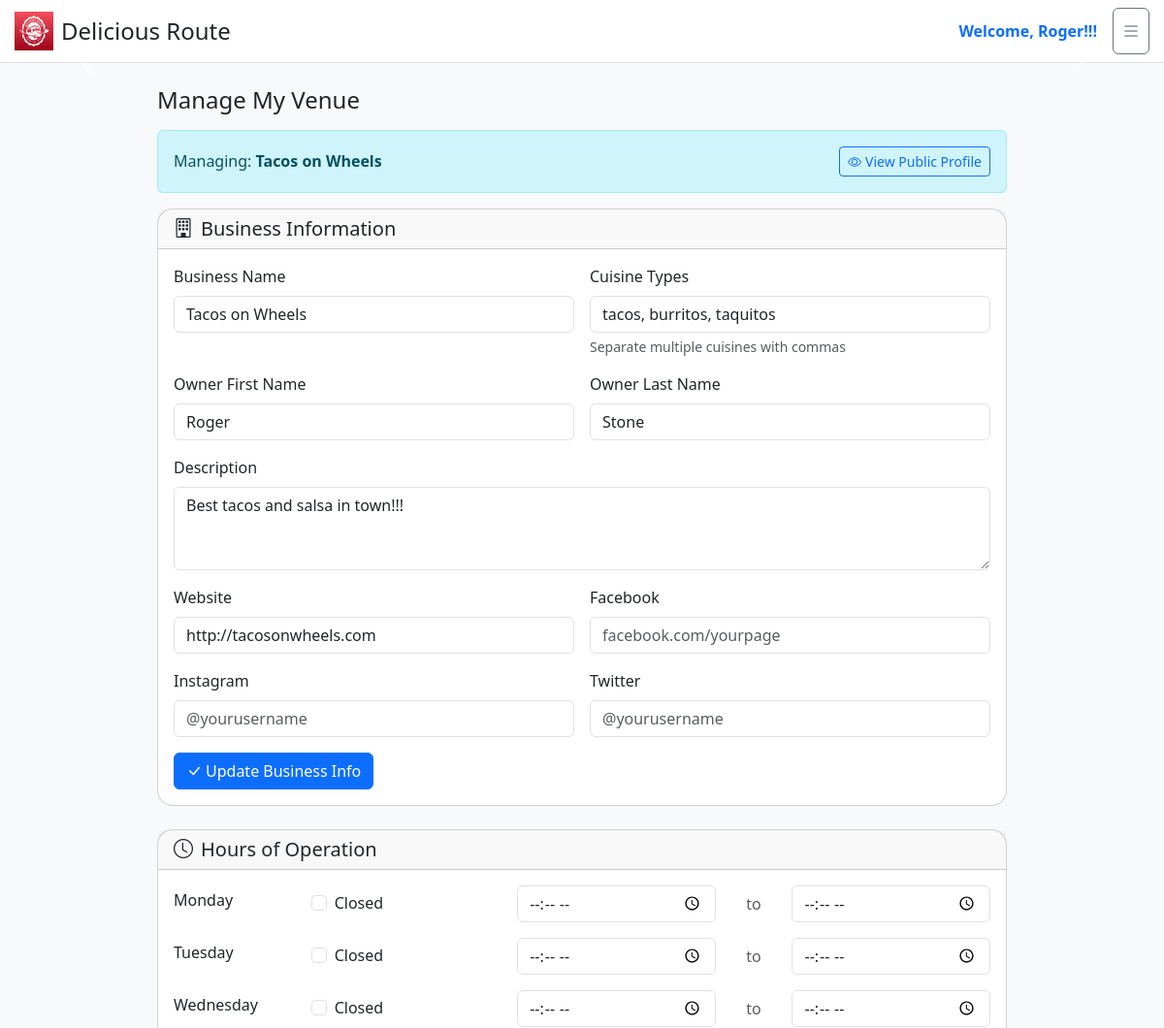
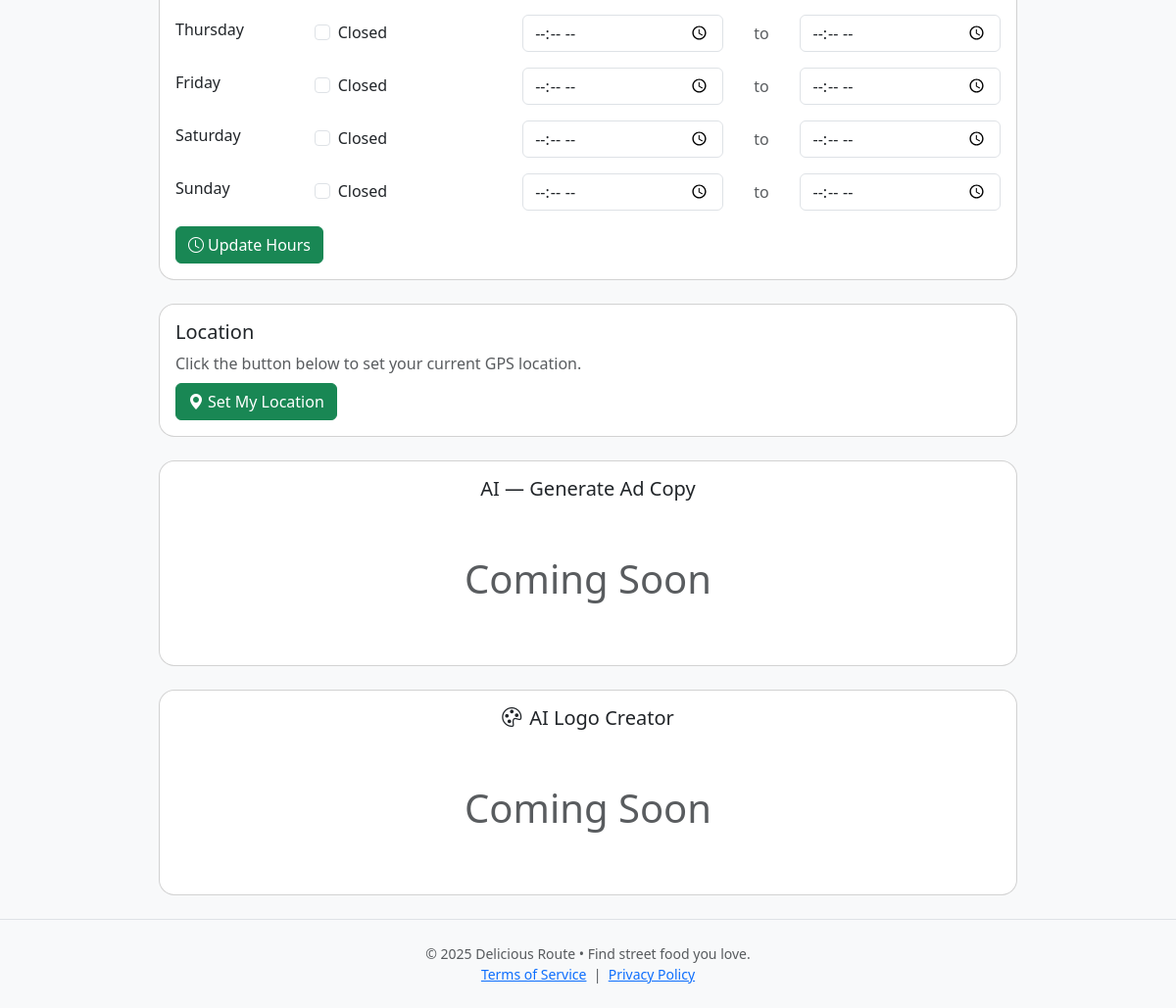
The page /manage (signed in) on the database its author committed (2 pictures, top to bottom).
### tables this page shows
CREATE TABLE vendors (
  id INTEGER PRIMARY KEY AUTOINCREMENT,
  owner_user_id INTEGER NOT NULL,
  name TEXT NOT NULL,
  cuisine TEXT,
  description TEXT,
  logo_url TEXT,
  website TEXT,
  socials TEXT,
  is_active INTEGER DEFAULT 1,
  lat REAL,
  lng REAL,
  last_updated TIMESTAMP, social_facebook TEXT, social_instagram TEXT, social_twitter TEXT, current_city TEXT, current_address TEXT, first_name TEXT, last_name TEXT, address TEXT,
  FOREIGN KEY(owner_user_id) REFERENCES users(id) ON DELETE CASCADE
);

### app.py (the view)
@app.route("/manage")
@flask_login_required
@role_required("vendor", "admin")
def manage():
    vendor = get_current_vendor()
    return render_template("manage.html", vendor=vendor)

### app.py (called while the page is built)
@login_manager.user_loader
def load_user(user_id):
    db = get_db()
    row = db.execute("SELECT * FROM users WHERE id=?", (user_id,)).fetchone()
    return User(row) if row else None

def role_required(*roles):
    def decorator(fn):
        @wraps(fn)
        def wrapper(*args, **kwargs):
            if not current_user.is_authenticated or current_user.role not in roles:
                return render_template("errors.html", code=403, message="Access denied"), 403
            return fn(*args, **kwargs)
        return wrapper
    return decorator

def get_db():
    if "db" not in g:
        g.db = sqlite3.connect(app.config["DATABASE"])
        g.db.row_factory = sqlite3.Row
    return g.db

def get_current_vendor():
    if not current_user.is_authenticated:
        return None
    db = get_db()
    vendor = db.execute(
        "SELECT * FROM vendors WHERE owner_user_id=?",
        (current_user.id,),
    ).fetchone()
    return vendor

@app.context_processor
def inject_user_data():
    if current_user.is_authenticated:
        current_vendor = get_current_vendor() if current_user.role == "vendor" else None
        user_first_name = None
        if current_user.role == "vendor" and current_vendor:
            try:
                first_name = current_vendor['first_name']
                if first_name:
                    user_first_name = first_name
            except (KeyError, IndexError):
                pass
        if not user_first_name and current_user.name:
            user_first_name = current_user.name.split()[0] if current_user.name else None
        return {
            'current_vendor': current_vendor,
            'user_first_name': user_first_name
        }
    return {
        'current_vendor': None,
        'user_first_name': None
    }

### templates/manage.html (shortened to what this page needs)
{% extends 'base.html' %}
{% block content %}
<section class="container my-4" style="max-width:900px;">
<h2 class="h4 mb-3">Manage My Venue</h2>
{% if vendor %}
<div class="alert alert-info d-flex justify-content-between align-items-center">
  <span>Managing: <strong>{{ vendor.name }}</strong></span>
  <a href="{{ url_for('vendor_profile', vendor_id=vendor.id) }}" class="btn btn-outline-primary btn-sm">
    <i class="bi bi-eye me-1"></i>View Public Profile
  </a>
</div>
<div class="card mb-4">
  <div class="card-header">
    <h3 class="h5 mb-0">
      <i class="bi bi-building me-2"></i>Business Information
    </h3>
  </div>
  <div class="card-body">
    <form id="businessInfoForm">
      <div class="row g-3">
        <div class="col-md-6">
          <label for="businessName" class="form-label">Business Name</label>
          <input type="text" class="form-control" id="businessName"
                 value="{{ vendor.name or '' }}" required>
        </div>
        <div class="col-md-6">
          <label for="cuisine" class="form-label">Cuisine Types</label>
          <input type="text" class="form-control" id="cuisine"
                 value="{{ vendor.cuisine or '' }}"
                 placeholder="e.g. Mexican, Tacos, Street Food">
          <div class="form-text">Separate multiple cuisines with commas</div>
        </div>
        <div class="col-md-6">
          <label for="firstName" class="form-label">Owner First Name</label>
          <input type="text" class="form-control" id="firstName"
                 value="{{ vendor.first_name or '' }}" required>
        </div>
        <div class="col-md-6">
          <label for="lastName" class="form-label">Owner Last Name</label>
          <input type="text" class="form-control" id="lastName"
                 value="{{ vendor.last_name or '' }}" required>
        </div>
        <div class="col-12">
          <label for="description" class="form-label">Description</label>
          <textarea class="form-control" id="description" rows="3"
                    placeholder="Tell customers about your venue...">{{ vendor.description or '' }}</textarea>
        </div>
        <div class="col-md-6">
          <label for="website" class="form-label">Website</label>
          <input type="url" class="form-control" id="website"
                 value="{{ vendor.website or '' }}"
                 placeholder="https://yourwebsite.com">
        </div>
        <div class="col-md-6">
          <label for="social_facebook" class="form-label">Facebook</label>
          <input type="text" class="form-control" id="social_facebook"
                 value="{{ vendor.social_facebook or '' }}"
                 placeholder="facebook.com/yourpage">
        </div>
        <div class="col-md-6">
          <label for="social_instagram" class="form-label">Instagram</label>
          <input type="text" class="form-control" id="social_instagram"
                 value="{{ vendor.social_instagram or '' }}"
                 placeholder="@yourusername">
        </div>
        <div class="col-md-6">
          <label for="social_twitter" class="form-label">Twitter</label>
          <input type="text" class="form-control" id="social_twitter"
                 value="{{ vendor.social_twitter or '' }}"
                 placeholder="@yourusername">
        </div>
        <div class="col-12">
          <button type="submit" class="btn btn-primary">
            <i class="bi bi-check-lg me-1"></i>Update Business Info
          </button>
        </div>
      </div>
    </form>
  </div>
</div>
<div class="card mb-4">
  <div class="card-header">
    <h3 class="h5 mb-0">
      <i class="bi bi-clock me-2"></i>Hours of Operation
    </h3>
  </div>
  <div class="card-body">
    <form id="hoursForm">
      <div class="row g-3">
        {% set days = ['Monday', 'Tuesday', 'Wednesday', 'Thursday', 'Friday', 'Saturday', 'Sunday'] %}
        {% for day in days %}
        <div class="col-12">
          <div class="row align-items-center g-2">
            <div class="col-md-2">
              <label class="form-label fw-medium">{{ day }}</label>
            </div>
            <div class="col-md-3">
              <div class="form-check">
                <input class="form-check-input" type="checkbox"
                       id="closed{{ loop.index0 }}" name="day{{ loop.index0 }}_closed">
                <label class="form-check-label" for="closed{{ loop.index0 }}">
                  Closed
                </label>
              </div>
            </div>
            <div class="col-md-3">
              <input type="time" class="form-control"
                     id="open{{ loop.index0 }}" name="day{{ loop.index0 }}_open"
                     placeholder="Open time">
            </div>
            <div class="col-md-1 text-center">
              <span class="text-muted">to</span>
            </div>
            <div class="col-md-3">
              <input type="time" class="form-control"
                     id="close{{ loop.index0 }}" name="day{{ loop.index0 }}_close"
                     placeholder="Close time">
            </div>
          </div>
        </div>
        {% endfor %}
        <div class="col-12">
          <button type="submit" class="btn btn-success">
            <i class="bi bi-clock me-1"></i>Update Hours
          </button>
        </div>
      </div>
    </form>
  </div>
</div>
<div class="card mb-4">
  <div class="card-body">
    <h3 class="h5">Location</h3>
    <p class="text-muted mb-2">Click the button below to set your current GPS location.</p>
    <button id="btnSetLocation" class="btn btn-success">
      <i class="bi bi-geo-alt-fill me-1"></i>Set My Location
    </button>
  </div>
</div>
<div class="card mb-4">
  <div class="card-body text-center">
    <h3 class="h5">AI — Generate Ad Copy</h3>
    <div class="py-5 display-6 text-muted">Coming Soon</div>
  </div>
</div>
<div class="card mb-4 ai-logo-creator">
  <div class="card-body text-center">
    <h3 class="h5">
      <i class="bi bi-palette me-2"></i>AI Logo Creator
    </h3>
    <div class="py-5 display-6 text-muted">Coming Soon</div>
  </div>
</div>
{% else %}
<div class="alert alert-warning">No vendor linked to this account.</div>
{% endif %}
</section>
{% endblock %}

### templates/base.html (shortened to what this page needs)
<!doctype html>
<html lang="en">
<head>
  <link href="https://cdn.jsdelivr.net/npm/bootstrap@5.3.2/dist/css/bootstrap.min.css" rel="stylesheet">
  <link href="https://cdn.jsdelivr.net/npm/bootstrap@5.3.3/dist/css/bootstrap.min.css" rel="stylesheet">
  <link rel="stylesheet" href="https://cdn.jsdelivr.net/npm/bootstrap-icons@1.11.3/font/bootstrap-icons.css">
  <link rel="stylesheet" href="https://unpkg.com/leaflet@1.9.4/dist/leaflet.css" />
  <link rel="stylesheet" href="{{ url_for('static', filename='css/style.css') }}">
</head>
<body>
<header class="border-bottom bg-white">
  <div class="container py-2 d-flex align-items-center justify-content-between">
    <a href="{{ url_for('index') }}" class="d-flex align-items-center gap-2 text-decoration-none text-dark">
      <img src="{{ url_for('static', filename='img/logo.png') }}" alt="Delicious Route" width="40" height="40">
      <h1 class="h4 mb-0">Delicious Route</h1>
    </a>
    <div class="d-flex align-items-center gap-3">
      {% if current_user.is_authenticated and user_first_name %}
        <div class="text-primary fw-semibold d-none d-sm-block">
          Welcome, {{ user_first_name }}!!!
        </div>
      {% endif %}
      <button class="btn btn-outline-secondary p-2" type="button"
              data-bs-toggle="offcanvas" data-bs-target="#mainMenu"
              aria-controls="mainMenu" aria-label="Menu">
        <i class="bi bi-list" style="font-size: 1.25rem;"></i>
      </button>
    </div>
  </div>
<div id="adsCarousel" class="carousel slide" data-bs-ride="carousel">
  <button class="carousel-control-prev" type="button" data-bs-target="#adsCarousel" data-bs-slide="prev">
    <span class="carousel-control-prev-icon" aria-hidden="true"></span>
  </button>
  <button class="carousel-control-next" type="button" data-bs-target="#adsCarousel" data-bs-slide="next">
    <span class="carousel-control-next-icon" aria-hidden="true"></span>
  </button>
</div>
</header>
<main>
  {% block content %}{% endblock %}
</main>
<footer class="border-top mt-4 py-4 text-center small text-muted">
  © {{ 2025 }} Delicious Route • Find street food you love.<br>
  <a href="#" class="text-decoration-underline" data-bs-toggle="modal" data-bs-target="#termsModal">Terms of Service</a>
  &nbsp;|&nbsp;
  <a href="#" class="text-decoration-underline" data-bs-toggle="modal" data-bs-target="#privacyModal">Privacy Policy</a>
</footer>
  <link rel="stylesheet" href="{{ url_for('static', filename='css/style.css') }}?v=202509038">
</body>
</html>

### Static/css/style.css (style rules this page uses)
:root { --header-h: 54px; }
body { background-color: #f8f9fa; }
.card { border-radius: 1rem; }
header { position: relative; }
header .container:first-child { position: relative; transform: none; width: auto; max-width: none; z-index: auto; background: inherit; box-shadow: none; border-bottom: none; padding: 0.5rem 15px; }
header .container:first-child button { position: relative; z-index: auto; }
body { padding-top: 0; }

### rows shown on the page
vendors: first_name "Roger", name "Tacos on Wheels", cuisine "tacos, burritos, taquitos", last_name "Stone", description "Best tacos and salsa in town!!!", website "http://tacosonwheels.com"

### other values the page prints
{{ day }} "Monday" "Tuesday" "Wednesday" "Thursday" "Friday" "Saturday" "Sunday"
{{ 2025 }} "2025"
